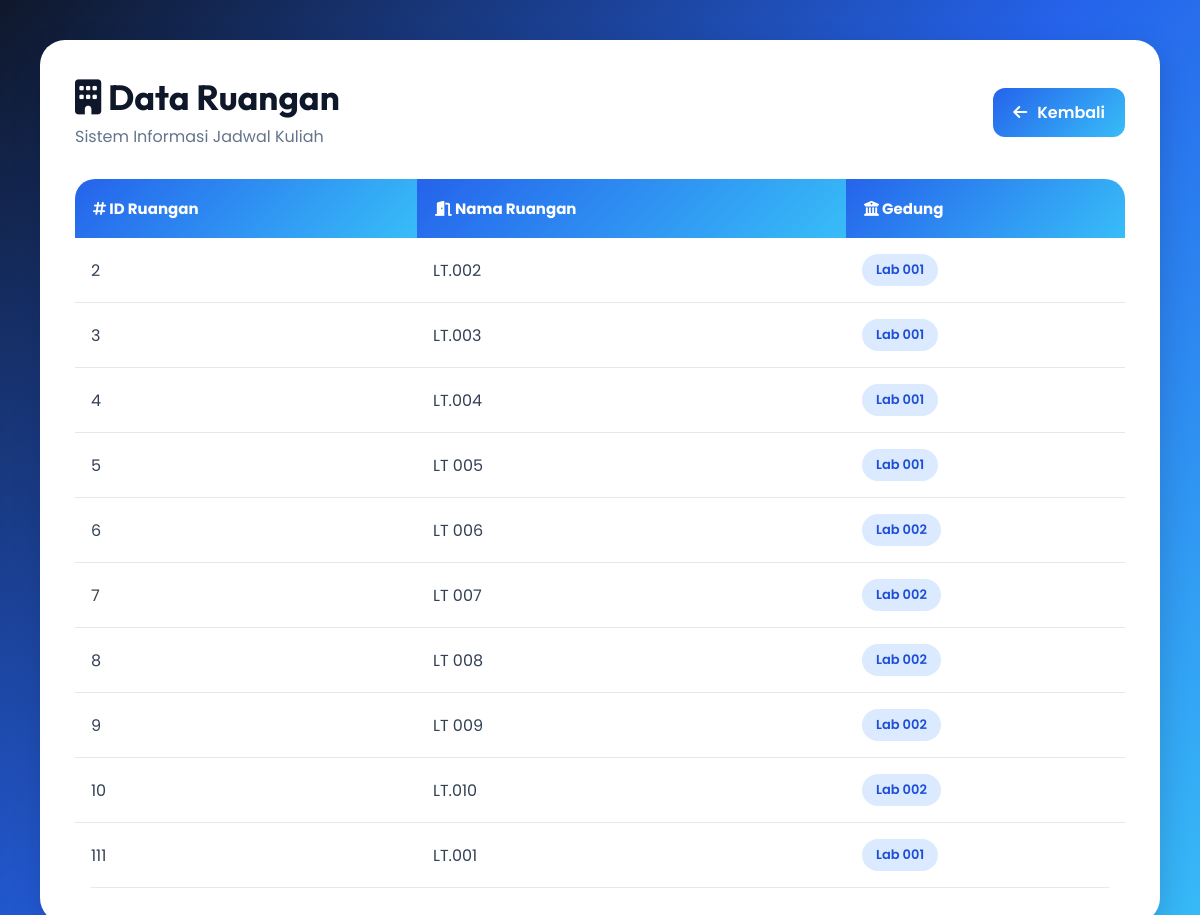
/ruangan.php (signed in), run on an earlier commit of the app's database.
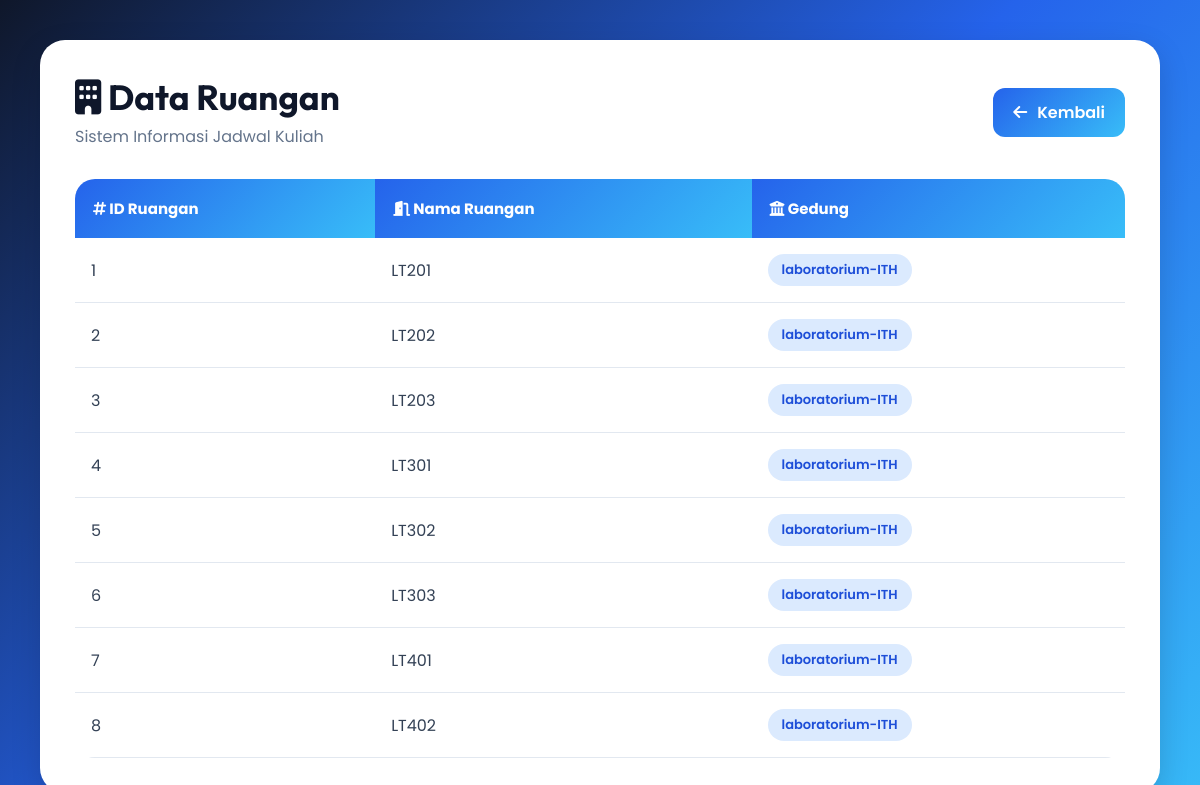
And on a later commit of the database.
### tables this page shows
CREATE TABLE `ruangan` (
  `id_ruang` int(11) NOT NULL,
  `nama_ruang` varchar(50) NOT NULL,
  `gedung` varchar(100) NOT NULL
);

### ruangan.php (the view, shortened to what this page needs)
<?php
include 'connect.php';
$data = mysqli_query($conn,
"SELECT * FROM ruangan");
?>
<!DOCTYPE html>
<html lang="id">
<head>
<link rel="stylesheet"
href="https://cdnjs.cloudflare.com/ajax/libs/font-awesome/6.5.1/css/all.min.css">
</head>
<body>
<div class="container">
    <div class="header">
        <div class="title">
            <h1>
                <i class="fa-solid fa-building"></i>
                Data Ruangan
            </h1>
            <p>
                Sistem Informasi Jadwal Kuliah
            </p>
        </div>
        <a href="dashboard-admin.php" class="btn">
            <i class="fa-solid fa-arrow-left"></i>
            Kembali
        </a>
    </div>
    <div class="table-box">
        <table>
            <tr>
                <th>
                    <i class="fa-solid fa-hashtag"></i>
                    ID Ruangan
                </th>
                <th>
                    <i class="fa-solid fa-door-open"></i>
                    Nama Ruangan
                </th>
                <th>
                    <i class="fa-solid fa-building-columns"></i>
                    Gedung
                </th>
            </tr>
            <?php while($d = mysqli_fetch_assoc($data)){ ?>
            <tr>
                <td>
                    <?php echo $d['id_ruang']; ?>
                </td>
                <td>
                    <?php echo $d['nama_ruang']; ?>
                </td>
                <td>
                    <span class="gedung">
                        <?php echo $d['gedung']; ?>
                    </span>
                </td>
            </tr>
            <?php } ?>
        </table>
    </div>
</div>
</body>
</html>

What changed in the data, as far as the page shows it:
removed ruangan: id_ruang "9", nama_ruang "LT 009", gedung "Lab 002"
removed ruangan: id_ruang "10", nama_ruang "LT.010", gedung "Lab 002"
removed ruangan: id_ruang "111", nama_ruang "LT.001", gedung "Lab 001"
added ruangan: id_ruang "1", nama_ruang "LT201", gedung "laboratorium-ITH"
changed ruangan id 2: nama_ruang "LT.002" → "LT202"; gedung "Lab 001" → "laboratorium-ITH"
changed ruangan id 3: nama_ruang "LT.003" → "LT203"; gedung "Lab 001" → "laboratorium-ITH"
changed ruangan id 4: nama_ruang "LT.004" → "LT301"; gedung "Lab 001" → "laboratorium-ITH"
changed ruangan id 5: nama_ruang "LT 005" → "LT302"; gedung "Lab 001" → "laboratorium-ITH"
changed ruangan id 6: nama_ruang "LT 006" → "LT303"; gedung "Lab 002" → "laboratorium-ITH"
changed ruangan id 7: nama_ruang "LT 007" → "LT401"; gedung "Lab 002" → "laboratorium-ITH"
changed ruangan id 8: nama_ruang "LT 008" → "LT402"; gedung "Lab 002" → "laboratorium-ITH"
